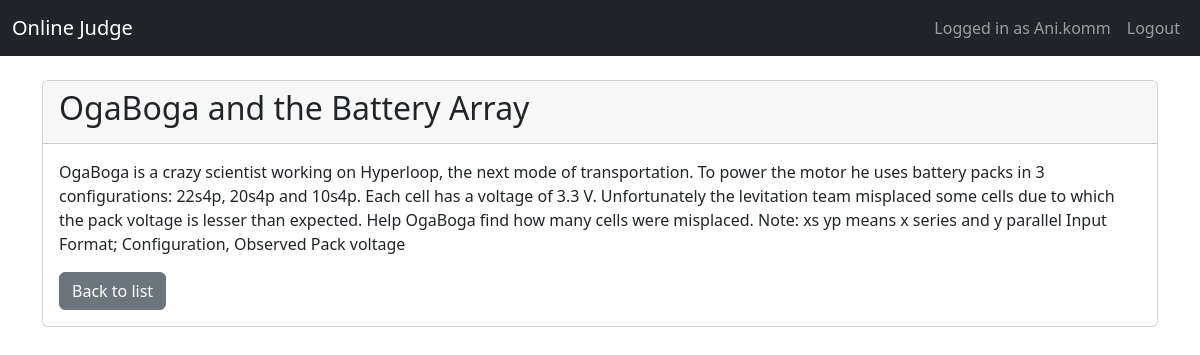
The page /problem/1/ (signed in) on the database its author committed.
### problems/models.py (models this page shows, shortened)
class Problem(models.Model):
    title = models.CharField(max_length=200)
    description = models.TextField()

### problems/views.py (the view)
# urls.py: path('problem/<int:pk>/', login_required(ProblemDetailView.as_view()), name='detail'),
class ProblemDetailView(DetailView):
    model = Problem
    template_name = 'problem_detail.html'

### templates/problem_detail.html
{% extends 'base.html' %}
{% block content %}
  <div class="card">
    <div class="card-header">
      <h2>{{ object.title }}</h2>
    </div>
    <div class="card-body">
      <p>{{ object.description }}</p>
      <a href="{% url 'problems:list' %}" class="btn btn-secondary">Back to list</a>
    </div>
  </div>
{% endblock %}

### templates/base.html (shortened to what this page needs)
<!DOCTYPE html>
<html lang="en">
<head>
  <link href="https://cdn.jsdelivr.net/npm/bootstrap@5.3.0/dist/css/bootstrap.min.css" rel="stylesheet">
</head>
<body>
  <nav class="navbar navbar-expand-lg navbar-dark bg-dark mb-4">
    <div class="container-fluid">
      <a class="navbar-brand" href="{% url 'problems:list' %}">Online Judge</a>
      <div class="collapse navbar-collapse" id="navbarNav">
        <ul class="navbar-nav ms-auto">
          {% if user.is_authenticated %}
            <li class="nav-item">
              <span class="nav-link">Logged in as {{ user.username }}</span>
            </li>
            <li class="nav-item">
              <form method="POST" action="{% url 'logout' %}">
                <button type="submit" class="btn btn-link nav-link">Logout</button>
              </form>
            </li>
          {% else %}
            <li class="nav-item"><a class="nav-link" href="{% url 'login' %}">Login</a></li>
            <li class="nav-item"><a class="nav-link" href="{% url 'register' %}">Register</a></li>
          {% endif %}
        </ul>
      </div>
    </div>
  </nav>
  <div class="container">
    {% block content %}{% endblock %}
  </div>
</body>
</html>

### rows shown on the page
Problem: title "OgaBoga and the Battery Array", description "OgaBoga is a crazy scientist working on Hyperloop, the next mode of transportation. To power the motor he uses battery packs in 3 configurations: 22s4p, 20s4p and 10s4p. Each cell has a voltage of 3.3 V. Unfortunately the levitation team misplaced some cells due to which the pack voltage is lesser than expected. Help OgaBoga find how many cells were misplaced. Note: xs yp means x series and y parallel Input Format; Configuration, Observed Pack voltage"

### other values the page prints
{{ user.username }} "Ani.komm"
